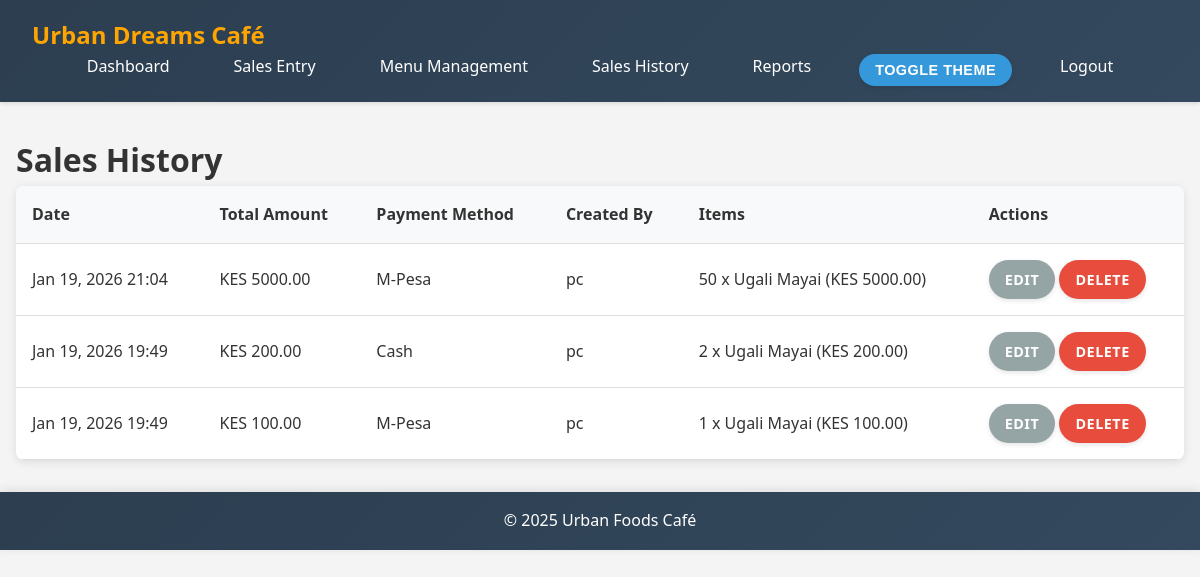
The app's page /sales/history/ (signed in) with its own data.
### sales/models.py (models this page shows, shortened)
class Sale(models.Model):
    PAYMENT_METHOD_CHOICES = [
        ('Cash', 'Cash'),
        ('M-Pesa', 'M-Pesa'),
    ]
    sale_date = models.DateTimeField(default=get_eat_now)
    total_amount = models.DecimalField(max_digits=10, decimal_places=2)
    payment_method = models.CharField(max_length=10, choices=PAYMENT_METHOD_CHOICES)
    notes = models.TextField(blank=True, null=True)
    created_by = models.ForeignKey(User, on_delete=models.CASCADE)
    created_at = models.DateTimeField(auto_now_add=True)

class SaleItem(models.Model):
    sale = models.ForeignKey(Sale, on_delete=models.CASCADE, related_name='items')
    menu_item = models.ForeignKey(MenuItem, on_delete=models.CASCADE)
    quantity = models.PositiveIntegerField()
    unit_price = models.DecimalField(max_digits=8, decimal_places=2)
    subtotal = models.DecimalField(max_digits=10, decimal_places=2)

class MenuItem(models.Model):
    CATEGORY_CHOICES = [
        ('Beverages', 'Beverages'),
        ('Foods', 'Foods'),
        ('Snacks', 'Snacks'),
        ('Combo Meals', 'Combo Meals'),
    ]
    name = models.CharField(max_length=100)
    category = models.CharField(max_length=50, choices=CATEGORY_CHOICES)
    unit_price = models.DecimalField(max_digits=8, decimal_places=2)
    description = models.TextField(blank=True, null=True)
    image = models.ImageField(upload_to='menu_images/', blank=True, null=True)
    is_available = models.BooleanField(default=True)
    created_at = models.DateTimeField(auto_now_add=True)
    updated_at = models.DateTimeField(auto_now=True)

### sales/views.py (the view)
# urls.py: path('sales/history/', views.sales_history, name='sales_history'),
@login_required
def sales_history(request):
    if request.user.is_staff:
        sales = Sale.objects.all().order_by('-sale_date')
    else:
        sales = Sale.objects.filter(created_by=request.user).order_by('-sale_date')
    context = {
        'sales': sales,
    }
    return render(request, 'sales_history.html', context)

### sales/templates/sales_history.html (shortened to what this page needs)
{% extends 'base.html' %}
{% block content %}
<h1>Sales History</h1>
<table>
    <thead>
        <tr>
            <th>Date</th>
            <th>Total Amount</th>
            <th>Payment Method</th>
            <th>Created By</th>
            <th>Items</th>
            {% if user.is_staff %}
            <th>Actions</th>
            {% endif %}
        </tr>
    </thead>
    <tbody>
        {% for sale in sales %}
        <tr>
            <td>{{ sale.sale_date|date:"M d, Y H:i" }}</td>
            <td>KES {{ sale.total_amount }}</td>
            <td>{{ sale.payment_method }}</td>
            <td>{{ sale.created_by.get_full_name|default:sale.created_by.username }}</td>
            <td>
                <ul style="list-style: none; padding: 0; margin: 0;">
                    {% for item in sale.items.all %}
                        <li>{{ item.quantity }} x {{ item.menu_item.name }} (KES {{ item.subtotal }})</li>
                    {% endfor %}
                </ul>
            </td>
            {% if user.is_staff %}
            <td>
                <a href="{% url 'sale_update' sale.id %}" class="btn btn-secondary">Edit</a>
                <a href="{% url 'sale_delete' sale.id %}" class="btn btn-danger">Delete</a>
            </td>
            {% endif %}
        </tr>
        {% empty %}
        <tr>
            <td colspan="{% if user.is_staff %}6{% else %}5{% endif %}">No sales found.</td>
        </tr>
        {% endfor %}
    </tbody>
</table>
{% endblock %}

### sales/static/sales/css/styles.css (style rules this page uses)
* { margin: 0; padding: 0; box-sizing: border-box; }
body { font-family: 'Segoe UI', Tahoma, Geneva, Verdana, sans-serif; line-height: 1.6; color: #333; background-color: #f4f4f4; }
.btn { display: inline-block; padding: 0.5rem 1rem; border: none; border-radius: 25px; cursor: pointer; font-size: 0.9rem; text-decoration: none; text-align: center; transition: all 0.3s ease; box-shadow: 0 2px 5px rgba(0, 0, 0, 0.1); font-weight: 600; text-transform: uppercase; letter-spacing: 0.5px; }
.btn-secondary { background-color: #95a5a6; color: white; }
.btn-danger { background-color: #e74c3c; color: white; }
table { width: 100%; border-collapse: collapse; background-color: white; box-shadow: 0 2px 10px rgba(0, 0, 0, 0.1); border-radius: 8px; overflow: hidden; }
th, td { padding: 1rem; text-align: left; border-bottom: 1px solid #ddd; }
th { background-color: #f8f9fa; font-weight: bold; }

### records on screen
Sale: sale_date "Jan 19, 2026 21:04", total_amount "5000.00", payment_method "M-Pesa", created_by.get_full_name "pc"
SaleItem: quantity "50", menu_item.name "Ugali Mayai", subtotal "5000.00"
Sale: sale_date "Jan 19, 2026 19:49", total_amount "200.00", payment_method "Cash", created_by.get_full_name "pc"
SaleItem: quantity "2", menu_item.name "Ugali Mayai", subtotal "200.00"
Sale: sale_date "Jan 19, 2026 19:49", total_amount "100.00", payment_method "M-Pesa", created_by.get_full_name "pc"
SaleItem: quantity "1", menu_item.name "Ugali Mayai", subtotal "100.00"
